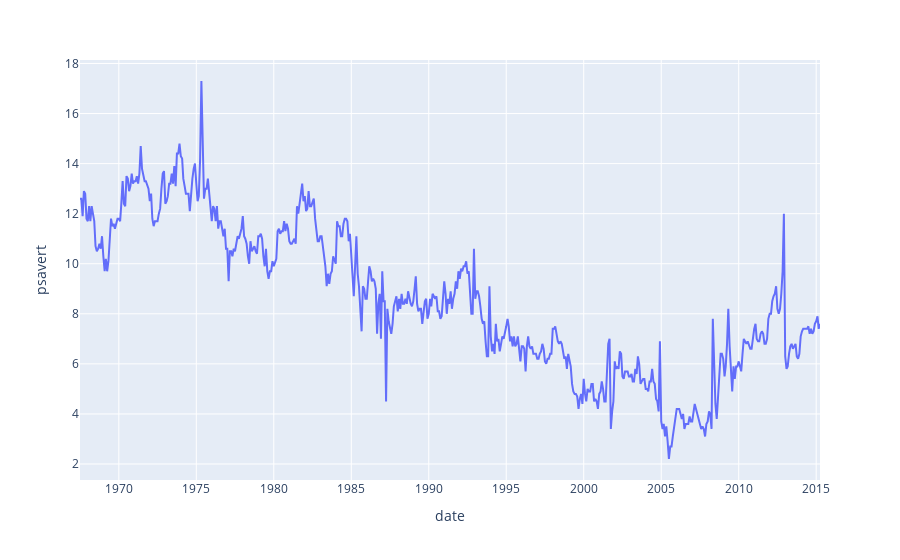

Notebook cell for this chart:
### Code cell
# 선그래프 만들기

economics = pd.read_csv('./data/economics.csv')

px.line(data_frame=economics, x='date', y='psavert')

### Figure 1 — Plotly figure (JSON) as saved in the notebook; plotly's stock layout.template omitted (floating-point values rounded to 4 significant figures; data arrays with more than 128 entries replaced by an {"elided": "..."} marker saying what was removed)
{"data": [{"hovertemplate": "date=%{x}<br>psavert=%{y}<extra></extra>", "legendgroup": "", "line": {"color": "#636efa", "dash": "solid"}, "marker": {"symbol": "circle"}, "mode": "lines", "name": "", "orientation": "v", "showlegend": false, "type": "scatter", "x": {"elided": "574 str values"}, "xaxis": "x", "y": {"elided": "574 float values"}, "yaxis": "y"}], "layout": {"legend": {"tracegroupgap": 0}, "margin": {"t": 60}, "xaxis": {"anchor": "y", "domain": [0, 1], "title": {"text": "date"}}, "yaxis": {"anchor": "x", "domain": [0, 1], "title": {"text": "psavert"}}}}
